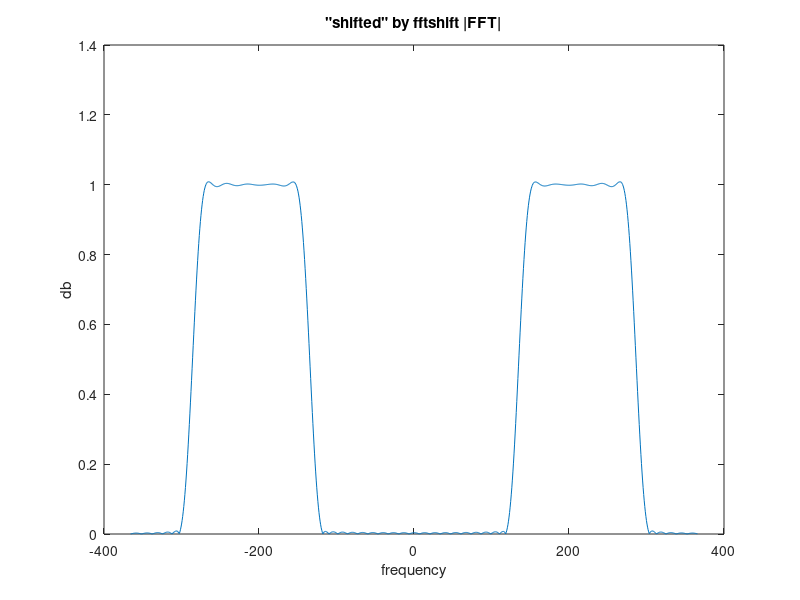

The MATLAB script that drew this image:
fsamp = 4600/(2*pi); %sampling frequency in hz
f_a1=500/(2*pi);    %lower stopband edge frequency in hz
f_p1=1200/(2*pi);   %lower passband edge frequency in hz
f_p2=1700/(2*pi);   %upper passband edge frequency in hz
f_a2=1900/(2*pi);   %upper stopband edge frequency in hz

% order for the kaiser funtion
fcuts = [f_a1 f_p1 f_p2 f_a2]; % frequecy edges 
mags = [0 1 0];                  % amplitude ofthe bandpass filter
devs = [10^-(41/20) 10^-(0.21/20) 10^-(41/20)];  %ripples (passband ripple and stopbandripple) 

% Calculate the order from the parameters using KAISERORD.
[n,Wn,beta,ftype] = kaiserord(fcuts,mags,devs,fsamp);  %kaiser window
hh = fir1(n,Wn,ftype,kaiser(n+1,beta),'noscale');% cofficent of the kaiserwindow(bandpass filter)




lenfft = 1024;
fft1 = fft(hh,lenfft);
%freq1 = [0:lenfft-1].*(fsamp/lenfft);
fft2 = fftshift(fft1);
freq2 = (-(lenfft-1)/2:(lenfft-1)/2).*(fsamp/lenfft);


figure(3);
plot(freq2,abs(fft2))
xlabel('frequency');
ylabel('db');
title('"shifted" by fftshift |FFT|')








%{
Ts = mean(diff(hh(:,1)));
Fs = 1/Ts;
Fn = Fs/2;
L = size(hh,1);                              % Signal Length
VACCLv = hh(:,2);                            % Signal Vector
Y = fft(VACCLv)/L;                              % Fourier Transform
Y_SHIFTED = fftshift(Y);                        % Shift
Fv = linspace(-Fn, Fn, size(Y,1));              % * Frequency Vector *
figure
plot(Fv, abs(Y_SHIFTED))
grid
%}


